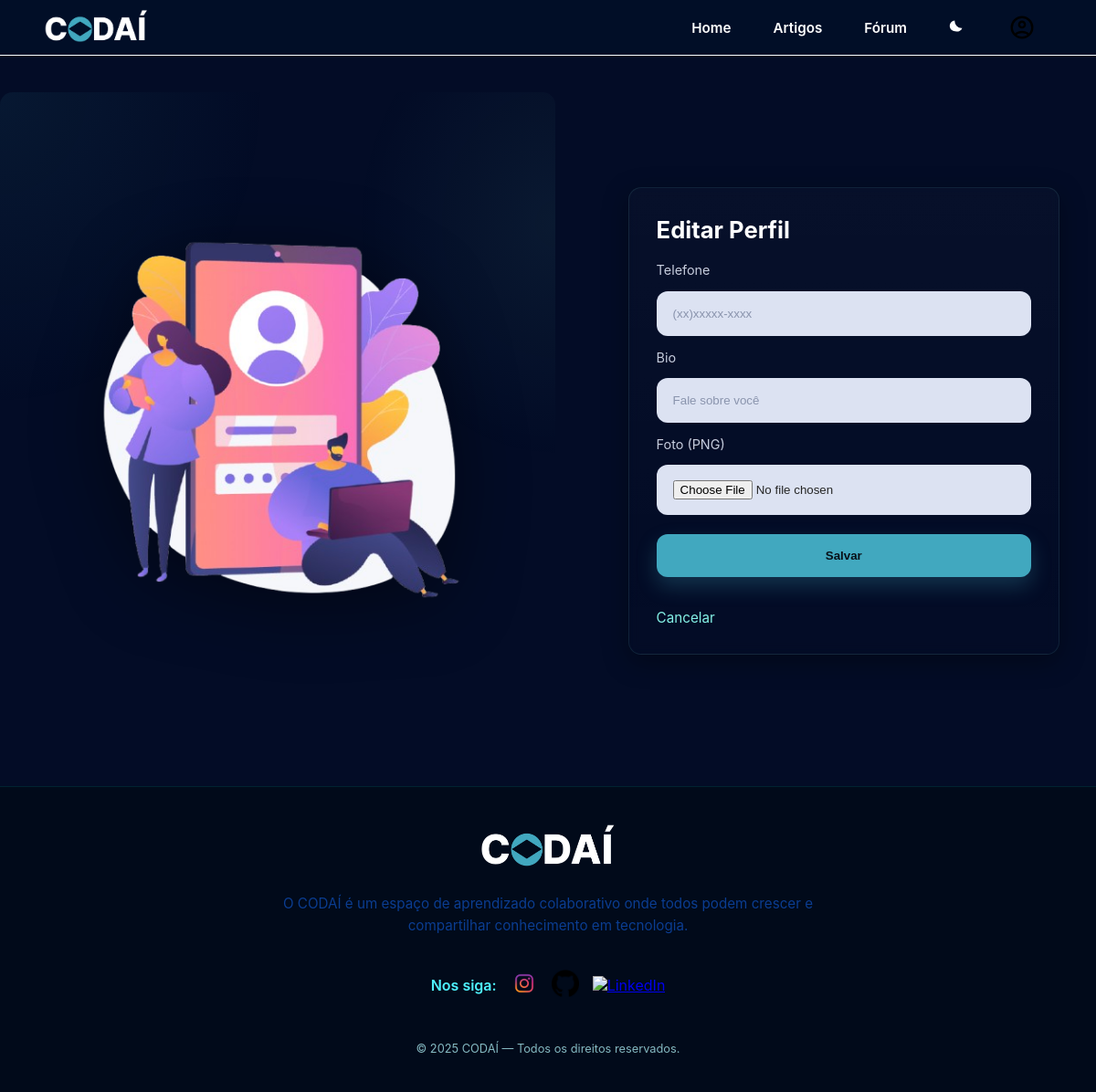
/auth/editar_perfil (signed in), run on an earlier commit of the app's database.
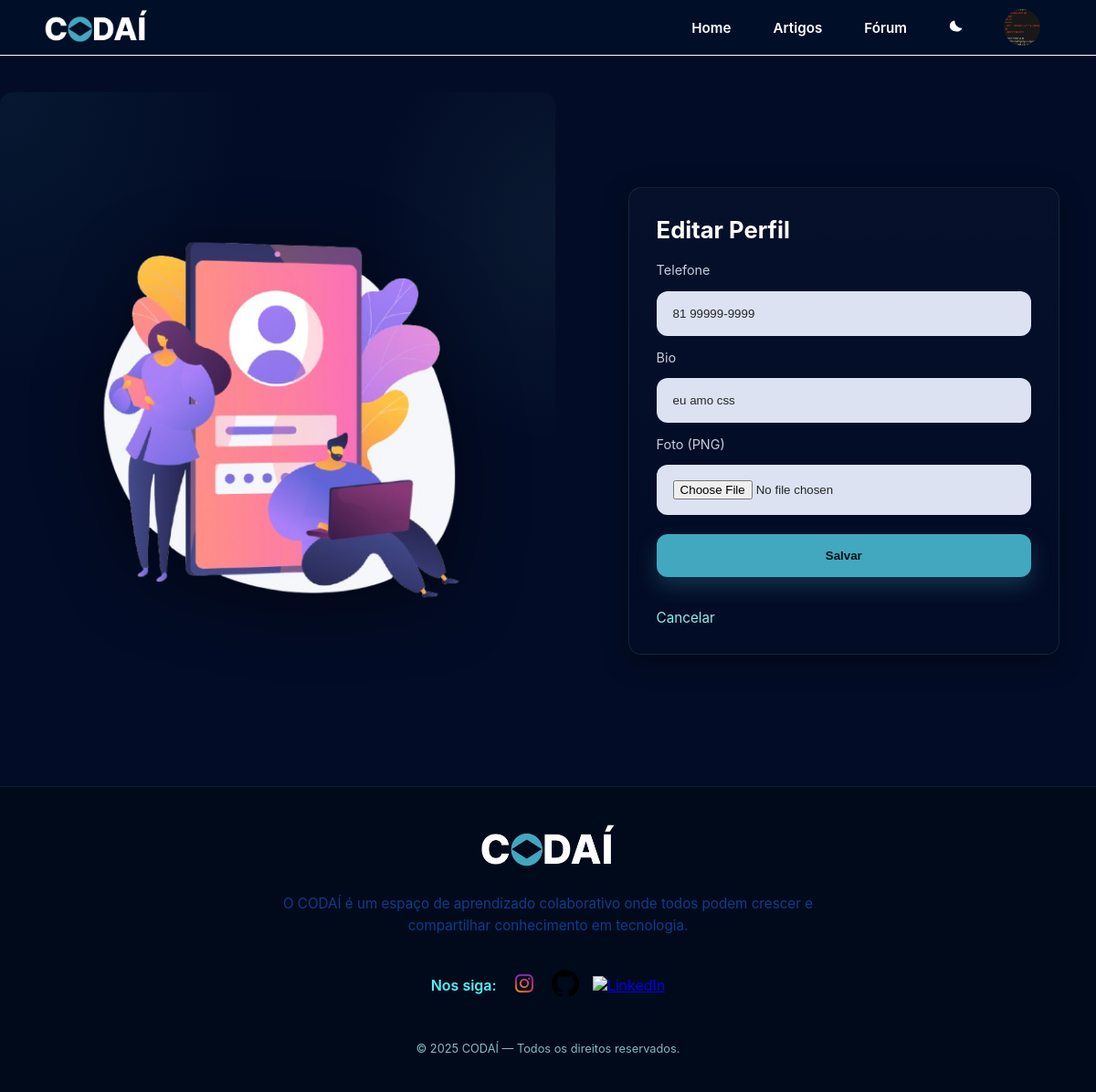
And on a later commit of the database.
### models/profile.py (models this page shows, shortened)
class Profile(db.Model):
    id = db.Column(db.Integer, primary_key=True)
    telefone = db.Column(db.String(11), nullable=True)
    bio = db.Column(db.String(100), nullable=True)
    foto = db.Column(db.String(200), nullable=True)
    foto_thumb = db.Column(db.String(200), nullable=True)
    user_id = db.Column(db.Integer, db.ForeignKey('user.id'), unique=True, nullable=False)
    user_id = db.Column(db.Integer, db.ForeignKey('user.id'), unique=True, nullable=False)
    user = db.relationship(
        'User',
        back_populates='perfil',
        uselist=False
    )

### views/auth.py (the view, shortened to what this page needs)
@login_required
def editar_perfil():
    perfil = Profile.query.filter_by(user_id=current_user.id).first()
    return render_template('auth/editar_perfil.html', perfil=perfil)

### templates/auth/editar_perfil.html (shortened to what this page needs)
{% extends 'base.html' %}
{% block styles %}
<link rel="stylesheet" href="{{ url_for('static', filename='css/login.css') }}">
{% endblock %}
{% block content %}
<main class="log-page">
    <section class="log-left">
        <figure class="log-art">
            <img src="{{ url_for('static', filename='image/fotoLoginn.png') }}" alt="Ilustração de perfil">
        </figure>
    </section>
    <section class="log-right">
        <div class="log-card">
            <h1 class="log-title">Editar Perfil</h1>
            <form class="log-form" method="post" enctype="multipart/form-data">
                <label class="log-label" for="telefone">Telefone</label>
                <input class="log-input" type="text" name="telefone" id="telefone" placeholder="(xx)xxxxx-xxxx" value="{{ perfil.telefone if perfil else '' }}">
                <label class="log-label" for="bio">Bio</label>
                <input class="log-input" type="text" name="bio" id="bio" placeholder="Fale sobre você" value="{{ perfil.bio if perfil else '' }}">
                <label class="log-label" for="foto">Foto (PNG)</label>
                <input class="log-input" type="file" name="foto" id="foto" accept="image/png">
                <button class="log-btn" type="submit">Salvar</button>
                <p class="log-helper">
                    <a class="log-link" href="{{ url_for('auth.perfil') }}">Cancelar</a>
                </p>
            </form>
        </div>
    </section>
</main>
{% endblock %}

### templates/components/header.html (shortened to what this page needs)
<header id="header-home">
    <div id="nav-bar">
        <img src="{{ url_for('static', filename='image/logo-nome.png') }}" alt="codaí-logo">
        <div class="buttons-header">
            <a class="links-header {% if request.path == url_for('home') %}active{% endif %}" href="{{ url_for('home') }}">Home</a>
            <a class="links-header {% if request.path == url_for('main.blog') %}active{% endif %}" href="{{ url_for('main.blog') }}">Artigos</a>
            <a class="links-header {% if request.path == url_for('main.forum') %}active{% endif %}" href="{{ url_for('main.forum') }}">Fórum</a>
            <button id="theme-toggle" class="nav-button theme-toggle" aria-label="Alternar tema" title="Alternar tema" type="button" aria-pressed="false">
                <svg class="icon-moon" viewBox="0 0 24 24" xmlns="http://www.w3.org/2000/svg" aria-hidden="true" focusable="false">
                    <path d="M21 12.8A9 9 0 0111.2 3 7 7 0 0012 17a7 7 0 009-4.2z"/>
                </svg>
            </button>
            {% if current_user.is_authenticated %}
                <a class="links-header {% if request.path == url_for('auth.perfil') %}active{% endif %}" href="{{ url_for('auth.perfil') }}">
                    {% if current_user.perfil and current_user.perfil.foto_thumb %}
                        <img src="{{ url_for('static', filename=current_user.perfil.foto_thumb) }}" alt="foto thumb" style="width:40px;height:40px;border-radius:50%;">
                    {% else %}
                        <img src="{{ url_for('static', filename='image/account_circle_24dp_FFFFFF_FILL0_wght400_GRAD0_opsz24.svg') }}" alt="icone de perfil" id="icon-perfil">
                    {% endif %}
                </a>
            {% endif %}
        </div>
    </div>
</header>

What changed in the data, as far as the page shows it:
added Profile: foto_thumb (picture), telefone "81 99999-9999", bio "eu amo css"
